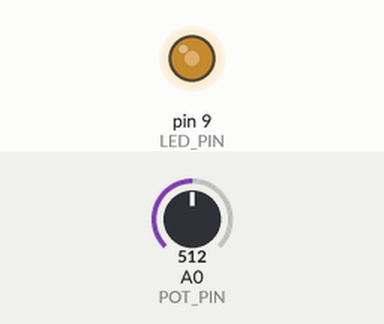
Simulated run of this sketch. Board: Arduino Uno, built with avr-gcc and run on an emulated ATmega328P. Shown: output pins drawn as LEDs (lit = HIGH). The inputs (shaded band) are chosen by the test bench; at power-on: A0 (POT_PIN) = 512. What the sketch prints to the serial monitor is not drawn.

Above: at 1.2 s.
1.3 s: A0 (POT_PIN) set to 1010
At 1.8 s:
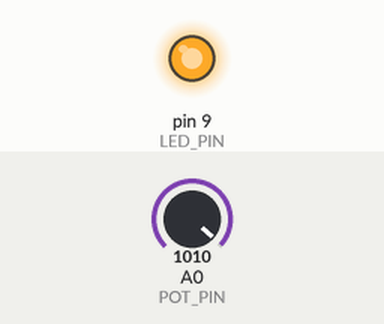
2.8 s: A0 (POT_PIN) set to 1023
At 3.7 s:
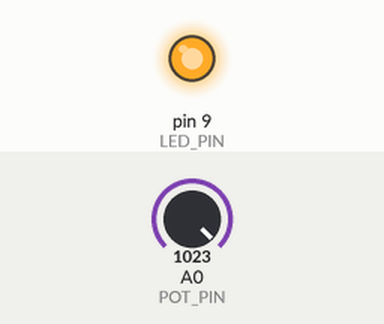
5.8 s: A0 (POT_PIN) set to 716
At 6.4 s:
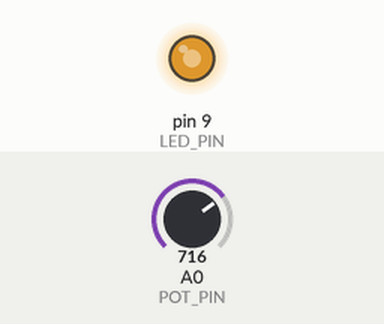
7.3 s: A0 (POT_PIN) set to 122
At 8.3 s:
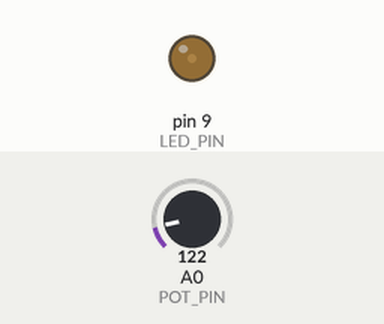
8.8 s: A0 (POT_PIN) set to 0
At 10.0 s:
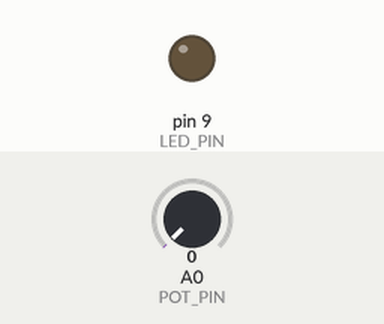
Timing chart, 0 to 11.3 s (numbered marks = the images above; inputs shaded):
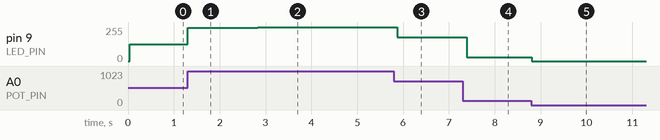

The sketch:

Potentiometer_LED.ino
```cpp
/*
  Potentiometer_LED.ino
  가변저항으로 LED 밝기 조절하기

  회로:
  - A0: 가변저항 중앙 핀
  - 9번 핀: LED (220Ω 저항 직렬 연결)
  - 가변저항 양쪽: 5V와 GND에 연결

  작성일: 2024
  작성자: Arduino 임베디드 강의
*/

const int POT_PIN = A0;    // 가변저항 아날로그 핀
const int LED_PIN = 9;     // PWM 핀 (3, 5, 6, 9, 10, 11 중 하나)

void setup() {
  pinMode(LED_PIN, OUTPUT);

  Serial.begin(9600);
  Serial.println("가변저항 LED 밝기 조절 시작!");
  Serial.println("가변저항을 돌려서 LED 밝기를 조절하세요.");
}

void loop() {
  // 가변저항 값 읽기 (0~1023)
  int potValue = analogRead(POT_PIN);

  // PWM 값으로 변환 (0~255)
  int ledBrightness = map(potValue, 0, 1023, 0, 255);

  // LED 밝기 설정
  analogWrite(LED_PIN, ledBrightness);

  // 전압 계산
  float voltage = (potValue / 1023.0) * 5.0;

  // 백분율 계산
  int percentage = map(potValue, 0, 1023, 0, 100);

  // 시리얼 모니터에 상태 출력
  Serial.print("가변저항: ");
  Serial.print(potValue);
  Serial.print(" (");
  Serial.print(voltage, 2);
  Serial.print("V) → LED 밝기: ");
  Serial.print(ledBrightness);
  Serial.print(" (");
  Serial.print(percentage);
  Serial.println("%)");

  delay(100);  // 부드러운 변화를 위한 짧은 지연
}
```

Measured:
- after the input at 1.3 s, pin 9 (LED_PIN): 127/255 → 251/255 at once
- after the input at 2.8 s, pin 9 (LED_PIN): 251/255 → 255/255 at once
- after the input at 5.8 s, pin 9 (LED_PIN): 255/255 → 178/255 after 0.07 s
- after the input at 7.3 s, pin 9 (LED_PIN): 178/255 → 30/255 after 0.09 s
- after the input at 8.8 s, pin 9 (LED_PIN): 30/255 → 0/255 at once
